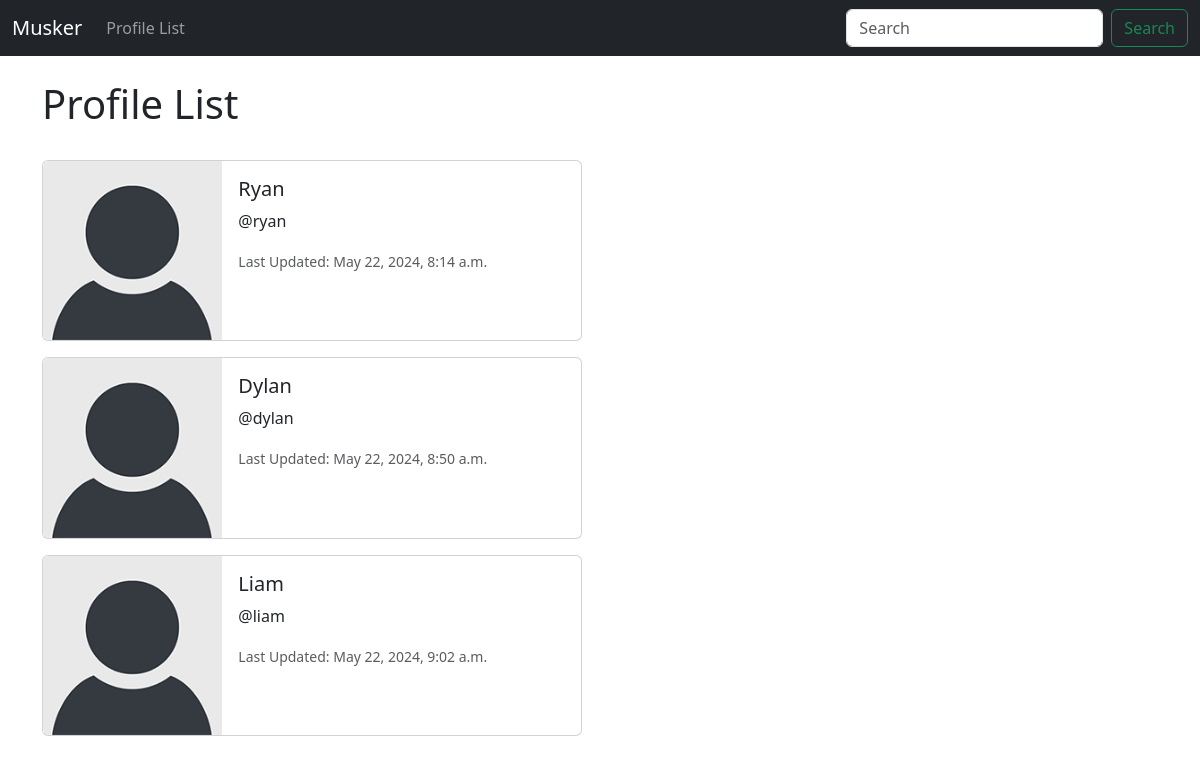
Screenshot of /profile_list/ (signed in) with the database file from the repository.
### musker/models.py (models this page shows, shortened)
class Profile(models.Model):
    user = models.OneToOneField(User, on_delete=models.CASCADE)
    follows = models.ManyToManyField("self", related_name="followed_by", symmetrical=False, blank=True)
    date_modified = models.DateTimeField(User, auto_now=True)

### musker/views.py (the view)
# urls.py: path('profile_list/', views.profile_list, name='profile_list'),
def profile_list(request):
    if request.user.is_authenticated:
        profiles = Profile.objects.exclude(user=request.user)
        return render(request, 'profile_list.html', {"profiles":profiles})
    else:
        messages.success(request, ("You Must Be Logged In To View This Page!"))
        return render(request, 'home.html')

### musker/templates/profile_list.html
{% extends 'base.html' %}
{% load static %}
{% block content %}
    <h1>Profile List</h1>
    <br>
    {% if profiles %}
        {% for profile in profiles %}
        <div class="card mb-3" style="max-width: 540px;">
            <div class="row g-0">
              <div class="col-md-4">
                <img src="{% static 'images/default_profile_pic.png' %}" class="img-fluid rounded-start" alt="Profile Image">
              </div>
              <div class="col-md-8">
                <div class="card-body">
                  <h5 class="card-title">{{ profile.user.username }}</h5>
                  <p class="card-text">@{{ profile.user.username|lower }}</p>
                  <p class="card-text"><small class="text-body-secondary">Last Updated: {{ profile.date_modified }}</small></p>
                </div>
              </div>
            </div>
          </div>
        {% endfor %}
    {% endif %}
{% endblock %}

### musker/templates/base.html (shortened to what this page needs)
<!doctype html>
<html lang="en">
  <head>
    <link href="https://cdn.jsdelivr.net/npm/bootstrap@5.3.3/dist/css/bootstrap.min.css" rel="stylesheet">
  </head>
  <body>
    {% include 'navbar.html'%}
    <div class="container">
      <br>
    {% block content %}
    {% endblock %}
    </div>
  </body>
</html>

### musker/templates/navbar.html (shortened to what this page needs)
<nav class="navbar navbar-expand-lg navbar-dark bg-dark">
    <div class="container-fluid">
      <a class="navbar-brand" href="{% url 'home' %}">Musker</a>
      <div class="collapse navbar-collapse" id="navbarSupportedContent">
        <ul class="navbar-nav me-auto mb-2 mb-lg-0">
          <li class="nav-item">
            <a class="nav-link" href="{% url 'profile_list' %}">Profile List</a>
          </li>
        </ul>
        <form class="d-flex" role="search">
          <input class="form-control me-2" type="search" placeholder="Search" aria-label="Search">
          <button class="btn btn-outline-success" type="submit">Search</button>
        </form>
      </div>
    </div>
  </nav>

### rows the page displays
Profile: user.username "Ryan", user.username "ryan", date_modified "May 22, 2024, 8:14 a.m."
Profile: user.username "Dylan", user.username "dylan", date_modified "May 22, 2024, 8:50 a.m."
Profile: user.username "Liam", user.username "liam", date_modified "May 22, 2024, 9:02 a.m."
